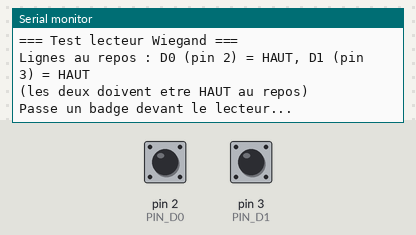
Recording of a sketch running on a simulated Arduino Mega 2560, built with avr-gcc and run on an emulated ATmega2560. Parts: the last lines printed to the serial monitor. Inputs (shaded band) come from the test bench; at power-on: pin 2 (PIN_D0) HIGH, pin 3 (PIN_D1) HIGH.

Above: at 1.2 s.
1.3 s: pin 2 (PIN_D0) pulled LOW for 0.15 s
At 2.6 s:
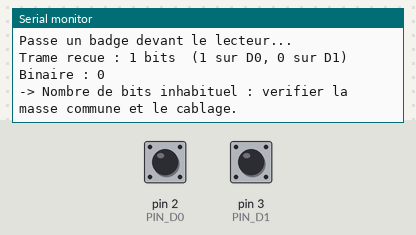
2.9 s: pin 3 (PIN_D1) pulled LOW for 0.15 s
At 3.9 s:
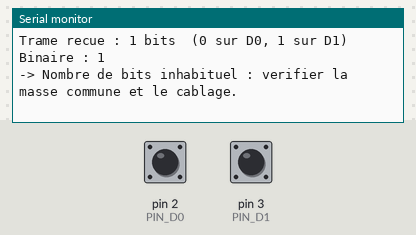

Measured:
- after the input at 1.3 s, the serial monitor: prints a new line after 0.05 s (image 1)
- after the input at 2.9 s, the serial monitor: prints a new line after 0.05 s (image 2)

The sketch:

test_wiegand.ino
```cpp
/*
  TEST DU LECTEUR WIEGAND — sans bibliothèque
  Branchement :
    Rouge  (+12 V) → + alimentation 12 V
    Noir   (GND)   → − alimentation 12 V  ET  GND de l'Arduino   ← indispensable
    Vert   (D0)    → pin 2 du Mega
    Blanc  (D1)    → pin 3 du Mega
  Moniteur série : 115200 bauds.
*/
#define PIN_D0 2
#define PIN_D1 3

volatile uint64_t bits = 0;
volatile uint8_t count = 0;
volatile unsigned long lastBit = 0;
volatile unsigned long pulsesD0 = 0, pulsesD1 = 0;

void onD0() { bits <<= 1;            count++; pulsesD0++; lastBit = micros(); }
void onD1() { bits = (bits << 1) | 1; count++; pulsesD1++; lastBit = micros(); }

bool parityOk(uint64_t b, uint8_t n) {           // 1re moitié paire, 2e moitié impaire
  uint8_t half = n / 2, ones = 0;
  for (uint8_t i = 0; i < half; i++) if ((b >> (n - 1 - i)) & 1) ones++;
  if (ones % 2) return false;
  ones = 0;
  for (uint8_t i = half; i < n; i++) if ((b >> (n - 1 - i)) & 1) ones++;
  return ones % 2 == 1;
}

void printHex(uint32_t v, uint8_t digits) {
  for (int8_t i = digits - 1; i >= 0; i--) Serial.print((v >> (i * 4)) & 0xF, HEX);
}

void setup() {
  Serial.begin(115200);
  pinMode(PIN_D0, INPUT_PULLUP);
  pinMode(PIN_D1, INPUT_PULLUP);
  attachInterrupt(digitalPinToInterrupt(PIN_D0), onD0, FALLING);
  attachInterrupt(digitalPinToInterrupt(PIN_D1), onD1, FALLING);

  Serial.println(F("=== Test lecteur Wiegand ==="));
  Serial.print(F("Lignes au repos : D0 (pin 2) = "));
  Serial.print(digitalRead(PIN_D0) ? F("HAUT") : F("BAS"));
  Serial.print(F(", D1 (pin 3) = "));
  Serial.println(digitalRead(PIN_D1) ? F("HAUT") : F("BAS"));
  Serial.println(F("(les deux doivent etre HAUT au repos)"));
  Serial.println(F("Passe un badge devant le lecteur..."));
}

void loop() {
  // lecture atomique : l'interruption peut modifier lastBit pendant qu'on le lit (4 octets sur AVR)
  noInterrupts();
  uint8_t c = count;
  unsigned long lb = lastBit;
  interrupts();
  if (c > 0 && micros() - lb > 50000UL) {            // 50 ms sans bit = fin de trame
    noInterrupts();
    uint64_t b = bits; uint8_t n = count;
    unsigned long p0 = pulsesD0, p1 = pulsesD1;
    bits = 0; count = 0; pulsesD0 = 0; pulsesD1 = 0;
    interrupts();

    Serial.print(F("\nTrame recue : ")); Serial.print(n); Serial.print(F(" bits  ("));
    Serial.print(p0); Serial.print(F(" sur D0, ")); Serial.print(p1); Serial.println(F(" sur D1)"));

    Serial.print(F("Binaire : "));
    for (int8_t i = n - 1; i >= 0; i--) Serial.print((uint8_t)((b >> i) & 1));
    Serial.println();

    if (n == 26 || n == 34) {
      uint32_t card = (uint32_t)((b >> 1) & (n == 26 ? 0xFFFFFFUL : 0xFFFFFFFFUL));
      Serial.print(F("Format WG")); Serial.print(n);
      Serial.print(F("  parite : ")); Serial.println(parityOk(b, n) ? F("OK") : F("ERREUR"));
      Serial.print(F("UID (hexa) : ")); printHex(card, n == 26 ? 6 : 8); Serial.println();
      Serial.print(F("UID (decimal) : ")); Serial.println(card);
      if (n == 26) Serial.println(F("-> WG26 : 24 bits seulement. Change la position du fil gris pour avoir WG34."));
    } else if (n == 4 || n == 8) {
      Serial.println(F("-> Trame courte : touche de clavier ?"));
    } else {
      Serial.println(F("-> Nombre de bits inhabituel : verifier la masse commune et le cablage."));
    }
  }
}
```
